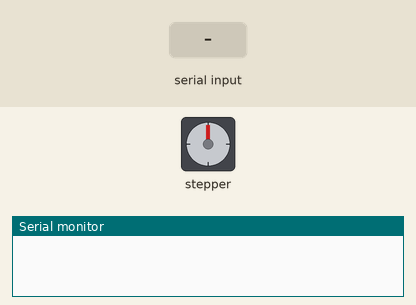
The sketch below on a simulated Arduino Uno, built with avr-gcc and run on an emulated ATmega328P. Parts: stepper motor, the last lines printed to the serial monitor. The inputs (shaded band) are chosen by the test bench. Stepper angles assume 200 steps per turn.

Above: at 1.2 s.
1.3 s: "1" received over Serial
At 1.9 s:
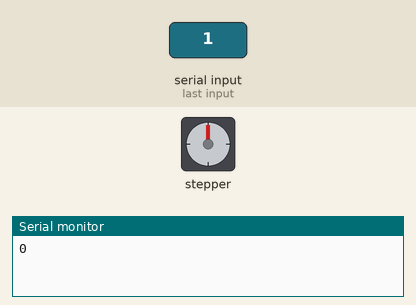
4.3 s: "0" received over Serial
At 5.9 s:
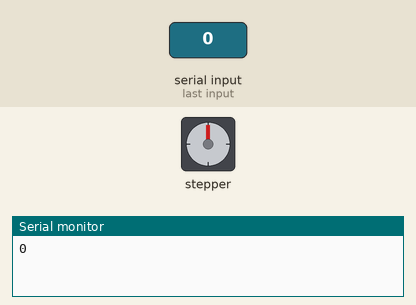
Timing chart, 0 to 18.7 s (numbered marks = the images above; inputs shaded):
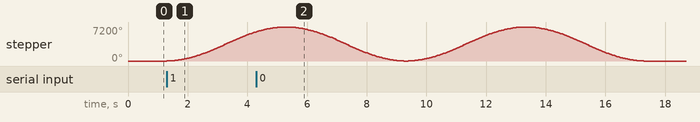

The sketch:

0104Firefly_Preset.ino
```cpp
//Sixteenth step (HHH)

#include <AccelStepper.h>

// Define pin connections
const int dirPin = 2;   // Dir핀 설정
const int stepPin = 3;  // Step핀 설정

// Define motor interface type
#define motorInterfaceType 1
AccelStepper myStepper(AccelStepper::DRIVER, stepPin, dirPin);//스테퍼모터 핀 정의

void setup() {
  Serial.begin(9600);
  myStepper.setCurrentPosition(0); // 현재 위치를 0으로 설정
}

void loop() {
  int move=4000;//모터 이동할 스텝수
  int num=2; //반복할 회전 횟수
  if (Serial.available()>0) {//시리얼 입력 대기
    char command = Serial.read();
    if (command == '1') {
      Serial.println(myStepper.currentPosition());
      myStepper.setMaxSpeed(25000);  // 최대속도 설정 (단위: 스텝/초)
      myStepper.setAcceleration(1500); // 가속도 설정 (단위: 스텝/초^2)
      myStepper.setSpeed(10000); // 초기 속도 설정 (단위: 스텝/초)
      int i=0;
      while (i<num){
        myStepper.moveTo(move);
        while (myStepper.distanceToGo() != 0){myStepper.run();}delay(100);
        myStepper.moveTo(0);
        while (myStepper.distanceToGo() != 0){ myStepper.run();}delay(100);
        i++;
      }
    }
  }
  myStepper.stop();
  myStepper.disableOutputs();
}
```

Measured:
- after the input at 1.3 s, stepper: keeps turning clockwise at about 2072°/s, starting at once
